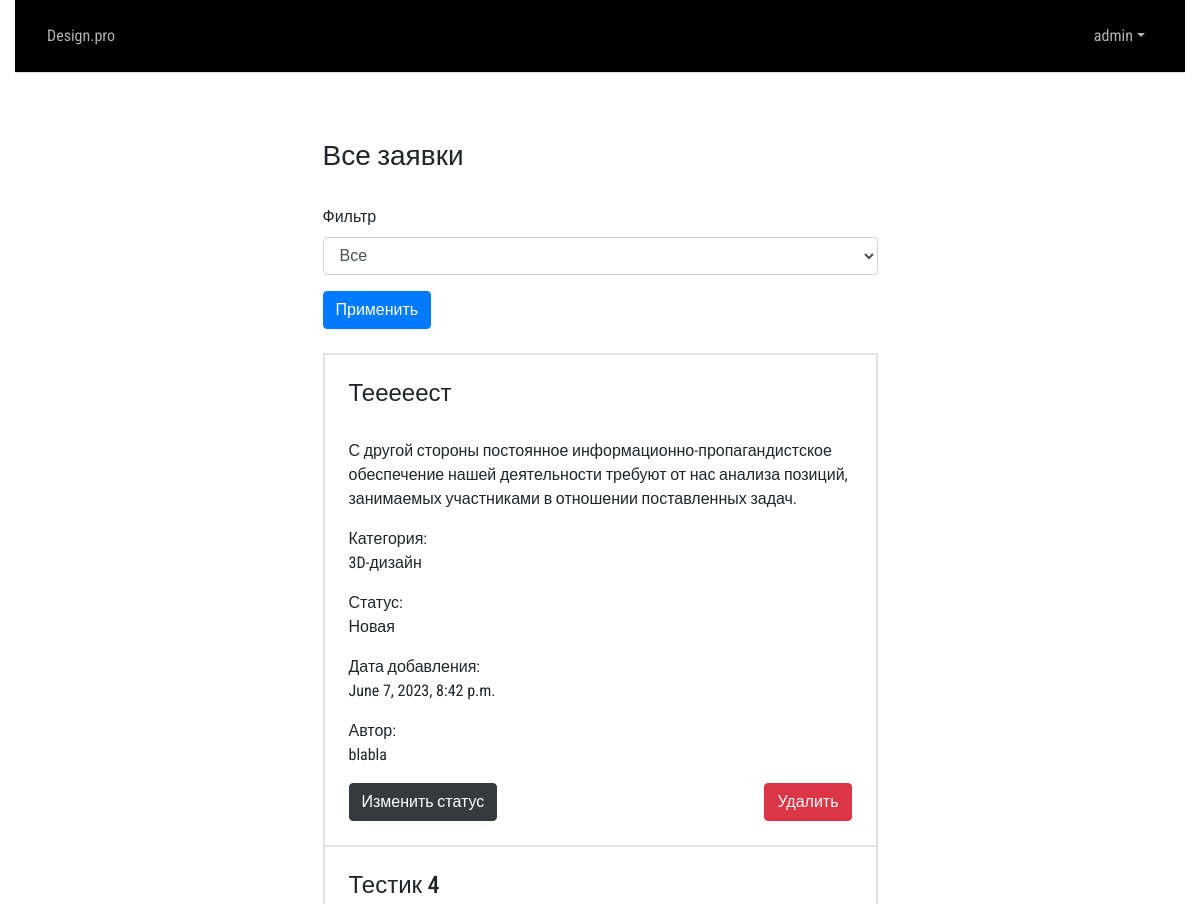
The page /profile/ (signed in, upper part) on the database as committed earlier.
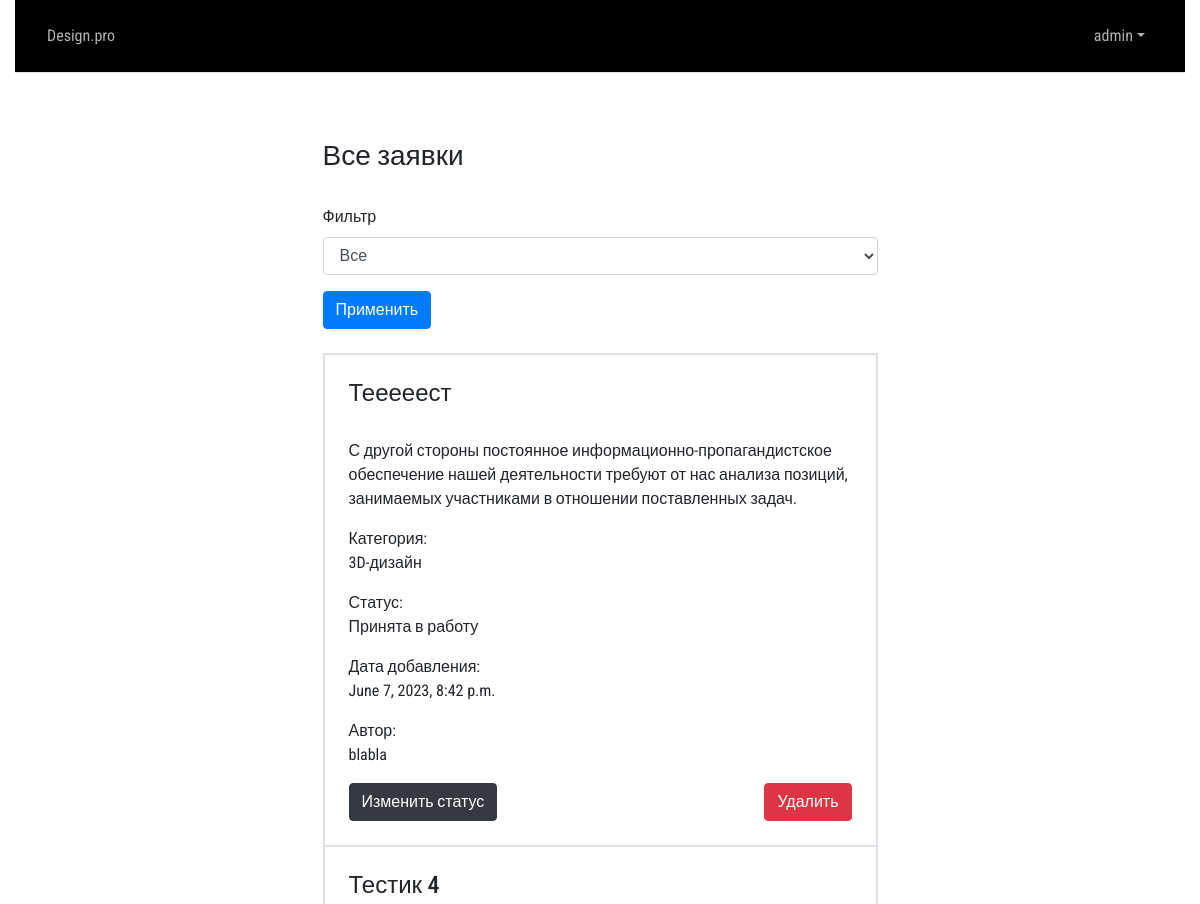
The same page on the database as committed later.
### design_app/models.py (models this page shows, shortened)
class Request(models.Model):
    day_add = models.DateTimeField(auto_now_add=True)
    name = models.CharField(max_length=200, verbose_name='Название', blank=False)
    description = models.TextField(max_length=1000, verbose_name="Описание", blank=False)
    category = models.ForeignKey(Category, verbose_name="Категория", on_delete=models.CASCADE, blank=False)
    author = models.ForeignKey(User, verbose_name="Пользователь", on_delete=models.CASCADE, blank=True, default=None)
    img = models.ImageField(max_length=200, verbose_name="Изображение", default="empty_img.png", upload_to=get_timestamp_path, blank=False,
                            validators=[FileExtensionValidator(allowed_extensions=['png', 'jpg', 'jpeg'])])
    design_img = models.ImageField(max_length=200, default="default_design.png", blank=False, verbose_name="Дизайн" , upload_to=get_timestamp_path,
                                   validators=[FileExtensionValidator(allowed_extensions=['png', 'jpg', 'jpeg'])])
    STATUS_CHOICES = [
        ('New', 'Новая'),
        ('Accepted for work', 'Принята в работу'),
        ('Completed', 'Выполнена'),
    ]
    status = models.CharField(max_length=20, verbose_name="Статус", choices=STATUS_CHOICES, blank=True, default='New')
    class Meta:
        verbose_name = 'Заявка'
        verbose_name_plural = 'Заявки'
        ordering = ['-day_add']

class Category(models.Model):
    name = models.CharField(max_length=255, verbose_name='Название')
    def __str__(self):
        return self.name
    class Meta:
        verbose_name_plural = 'Categories'

class User(AbstractUser):
    surname = models.CharField(max_length=200, verbose_name='Фамилия', blank=False, validators=[
        RegexValidator(
            regex='^[А-Яа-я -]*$',
            message='Фамилия пользователя должна состоять из кириллицы, допускается дефис',
            code='invalid_surname'
        ),
    ])
    name = models.CharField(max_length=200, verbose_name='Имя', blank=False, validators=[
        RegexValidator(
            regex='^[А-Яа-я -]*$',
            message='Имя пользователя должно состоять из кириллицы, допускается дефис',
            code='invalid_name'
        ),
    ])
    middlename = models.CharField(max_length=200, verbose_name='Отчество', blank=True, validators=[
        RegexValidator(
            regex='^[А-Яа-я -]*$',
            message='Отчество пользователя должно состоять из кириллицы, допускается пробел',
            code='invalid_middlename'
        ),
    ])
    username = models.CharField(max_length=200, verbose_name='Login', unique=True, blank=False, validators=[
        RegexValidator(
            regex='^[A-Za-z -]*$',
            message='Имя пользователя должно состоять только из латиницы, допускается дефис',
            code='invalid_username'
        ),
    ])
    email = models.EmailField(max_length=200, verbose_name='Почта', blank=False)
    user_agreement = models.BooleanField(default=False,
                                         help_text='Прочел и ознакомлен с <a href="http://www.sfmolga.ru/agreement.pdf'
                                                   '">Пользовательским соглашением</a>')

### design_app/views.py (the view)
# urls.py: path('profile/', profile, name='profile'),
@login_required
def profile(request):
    user = request.user
    status_filter = request.GET.get('status', None)
    if user.is_superuser:
        applications = Request.objects.all()
    else:
        applications = Request.objects.filter(author=user)
    if status_filter:
        applications = applications.filter(status=status_filter)
    has_applications = applications.exists()
    context = {
        'applications': applications,
        'has_applications': has_applications,
    }
    return render(request, 'profile.html', context)

### design_app/templates/profile.html (shortened to what this page needs)
{% extends "basic.html" %}
{% load bootstrap4 %}
{% block content %}
{% if request.user.is_superuser %}
<h3>Все заявки</h3> <br>
{% else %}
<h3>Ваши заявки</h3> <br>
{% endif %}
<form method="GET" action="{% url 'profile' %}" class="mb-4">
  <div class="form-group">
    <label for="status">Фильтр</label>
    <select name="status" id="status" class="form-control">
      <option value="">Все</option>
    </select>
  </div>
  <button type="submit" class="btn btn-primary">Применить</button>
</form>
{% if has_applications %}
<div class="border">
    {% for application in applications %}
    <div class="p-4 border">
        <h4>{{ application.name }}</h4> <br>
        <p>{{ application.description }}</p>
        <p>Категория: <br>{{ application.category }}</p>
        <p>Статус: <br>{{ application.get_status_display }}</p>
        <p>Дата добавления: <br>{{ application.day_add }}</p>
        {% if request.user.is_superuser %}
        <p>Автор:<br> {{application.author}}</p>
        <div class="d-flex align-items-center">
            <a href="{% url 'change_status' request_id=application.id %}" class="mr-auto btn btn-dark">Изменить статус</a>
            {% endif %}
            <a href="{% url 'delete_request' request_id=application.id %}" class="ml-auto btn btn-danger">Удалить</a>
        </div>
    </div>
    {% endfor %}
</div>
{% else %}
<p>Заявок пока нет</p>
{% endif %}
{% endblock %}

Rows that differ between the two databases and show on the page:
changed Request "Тееееест": status "Новая" → "Принята в работу"
